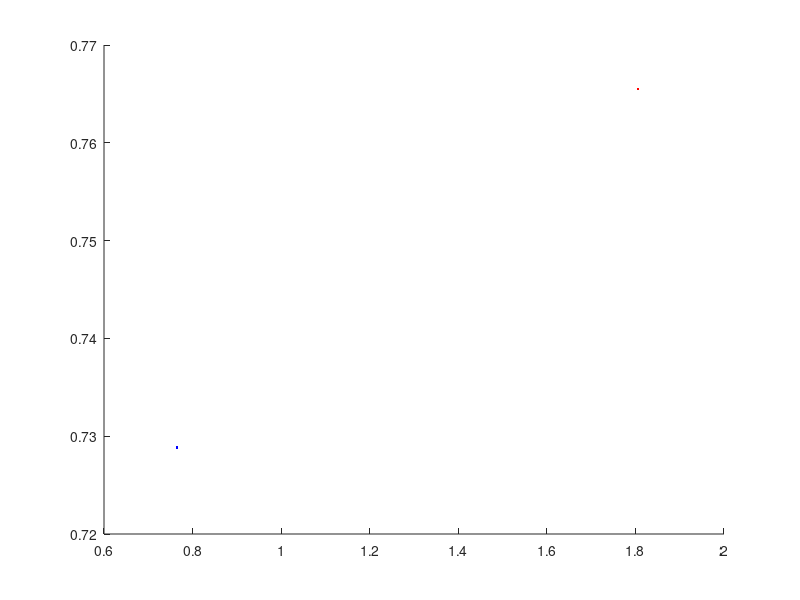

The MATLAB script that drew this image: (Note: this script raises an error after producing the figure.)
% input samples
X1=[ones(1);rand(1);rand(1)];   % class '+1'
X2=[ones(1);rand(1)+1;rand(1)]; % class '-1'
X=[X1,X2];
 
% output class [-1,+1];
Y=[-ones(1),ones(1)];

% plot original linear separable data
figure;hold on
plot(X1(2,:),X1(3,:),'b.')
plot(X2(2,:),X2(3,:),'r.')

 
% init weigth vector
W=[0 0 0]';
 
% call perceptron
weight=perceptron(X,Y,W);
% predict
ytag=weight'*X;
 
 
% plot separation line
realweight = [weight(2),weight(3)];
plotpc(realweight,weight(1));  %plotpc(W,B) takes these inputs, W:S-by-R weight matrix (R must be 3 or less),B:S-by-1 bias vector

title('3a-size=2');
% plot prediction over origianl data
%plot(X(2,ytag<0),X(3,ytag<0),'bo')
%plot(X(2,ytag>0),X(3,ytag>0),'ro')
%legend('class -1','class +1','pred -1','pred +1')